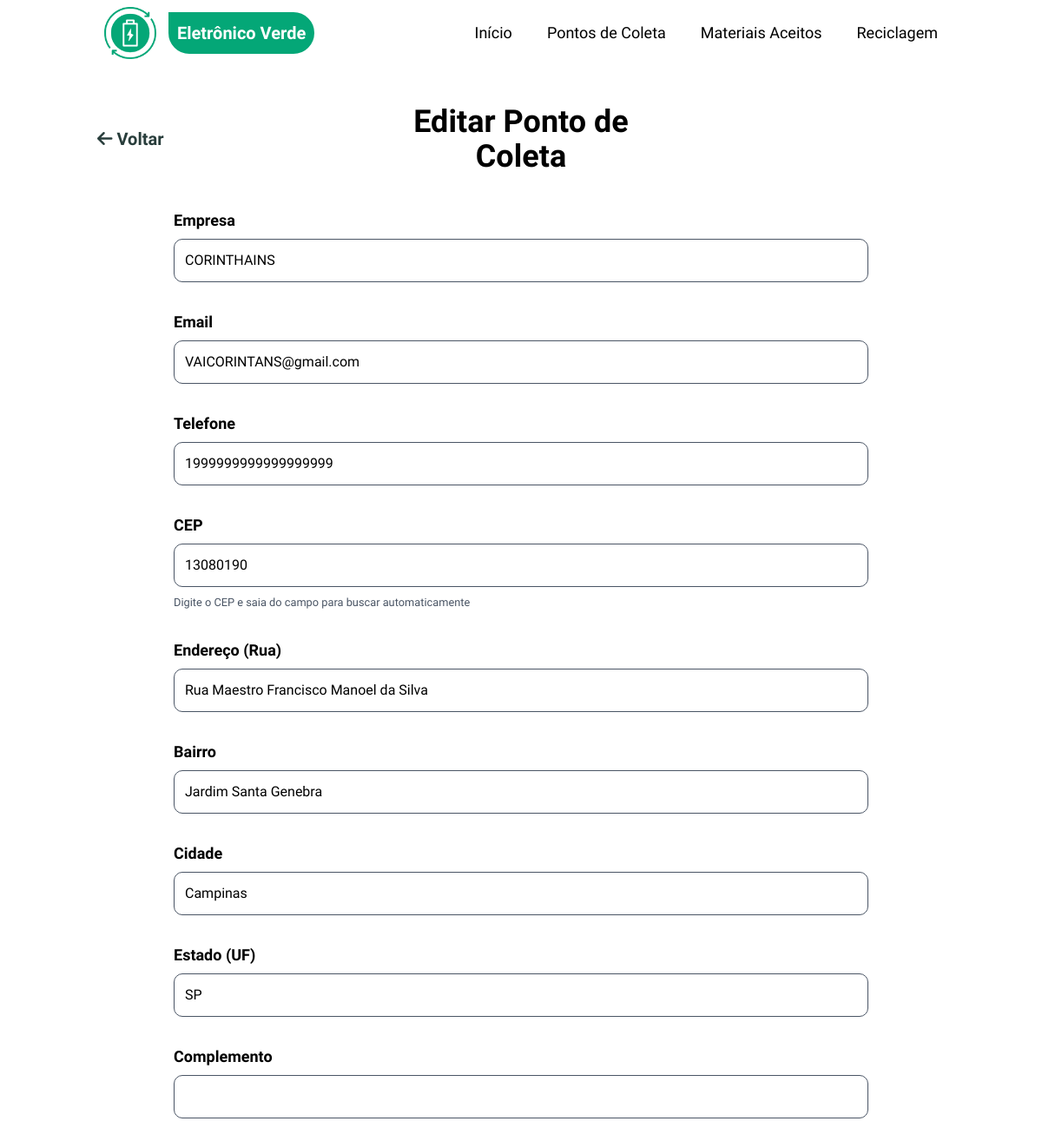
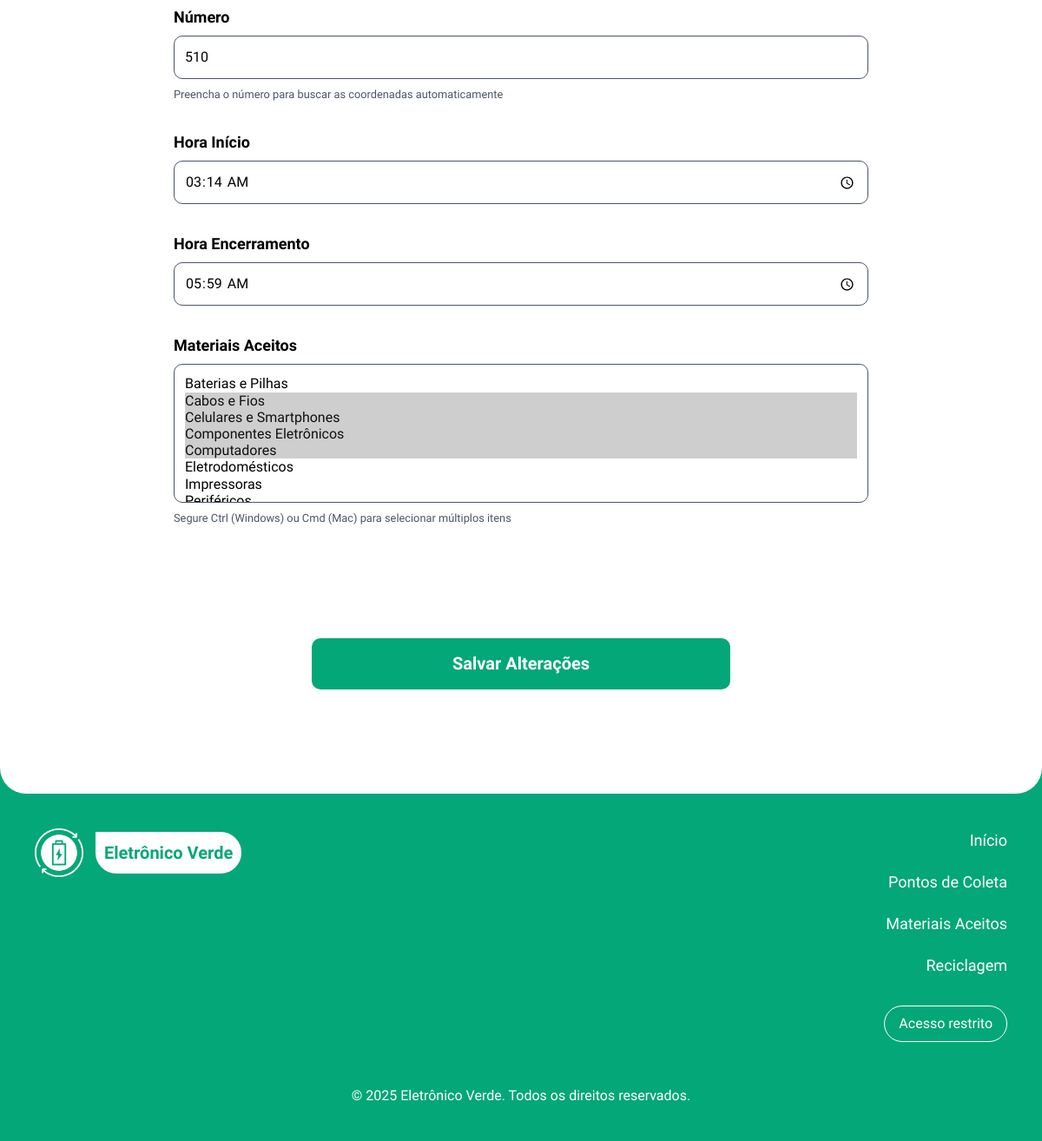
Screenshot of /editar-ponto?id=1 (signed in) with the database file from the repository (2 pictures, top to bottom).
### tables this page shows
CREATE TABLE pontos_coleta (
    id INTEGER PRIMARY KEY AUTOINCREMENT,
    empresa VARCHAR(200) NOT NULL,
    endereco VARCHAR(255) NOT NULL,
    numero VARCHAR(20) NOT NULL,
    complemento VARCHAR(100),
    cep VARCHAR(10) NOT NULL,
    hora_inicio TIME NOT NULL,
    hora_encerrar TIME NOT NULL,
    telefone VARCHAR(20) NOT NULL,
    email VARCHAR(150) NOT NULL,
    latitude DECIMAL(10, 8),
    longitude DECIMAL(11, 8),
    ativo BOOLEAN DEFAULT 1,
    created_at DATETIME DEFAULT CURRENT_TIMESTAMP,
    updated_at DATETIME DEFAULT CURRENT_TIMESTAMP,
    cidade VARCHAR(100),
    estado VARCHAR(2),
    bairro VARCHAR(100)
);

### src/Presentation/Controllers/PontoColetaController.php (called while the page is built, shortened)
<?php
class PontoColetaController
{
    private EditarPontoColetaUseCase $editarUseCase;
    private SQLiteMaterialRepository $materialRepository;
    public function __construct()
    {
        $pontoColetaRepository = new SQLitePontoColetaRepository();
        $this->materialRepository = new SQLiteMaterialRepository();
        $this->editarUseCase = new EditarPontoColetaUseCase(
            $pontoColetaRepository,
            $this->materialRepository
        );
    }
    public function editar(): void
    {
        $id = (int) $_GET['id'];
        $resultado = $this->editarUseCase->buscarPorId($id);
        $pontoColeta = $resultado['dados'];
        $materiais = $this->materialRepository->listarTodos();
        require_once __DIR__ . '/../Views/pontos-coleta/editar.php';
    }
}

### index.php (called while the page is built, shortened)
<?php
require_once __DIR__ . '/config/autoload.php';
try {
    require_once __DIR__ . '/config/routes.php';
} catch (Exception $e) {
    http_response_code(500);
    echo "Desculpe, ocorreu um erro. Por favor, tente novamente mais tarde.";
    if (ini_get('display_errors')) {
        echo "<br><br><strong>Erro técnico:</strong> " . htmlspecialchars($e->getMessage());
    }
    exit;
}

### config/autoload.php (called while the page is built, shortened)
<?php
spl_autoload_register(function ($class) {
    $class = str_replace('EletronicoVerde\\', '', $class);
    $class = str_replace('\\', DIRECTORY_SEPARATOR, $class);
    $baseDir = dirname(__DIR__) . DIRECTORY_SEPARATOR . 'src' . DIRECTORY_SEPARATOR;
    $file = $baseDir . $class . '.php';
});

### src/Infrastructure/Database/SQLiteConnection.php (called while the page is built, shortened)
<?php
class SQLiteConnection
{
    private static ?PDO $instance = null;
    private function __construct()
    {
        try {
            $dbDir = DATABASE_PATH;
            $dbPath = $dbDir . '/eletronicoverde.db';
            self::$instance = new PDO('sqlite:' . $dbPath);
            self::$instance->setAttribute(PDO::ATTR_ERRMODE, PDO::ERRMODE_EXCEPTION);
            self::$instance->exec('PRAGMA foreign_keys = ON');
        } catch (PDOException $e) {
            Logger::error('Erro na conexão SQLite: ' . $e->getMessage());
            die('Erro na conexão com banco de dados. Verifique os logs.');
        }
    }
    public static function getInstance(): PDO
    {
        return self::$instance;
    }
}

### src/Application/UseCases/PontoColeta/EditarPontoColetaUseCase.php (called while the page is built, shortened)
<?php
class EditarPontoColetaUseCase
{
    private PontoColetaRepositoryInterface $pontoColetaRepository;
    public function __construct(
        PontoColetaRepositoryInterface $pontoColetaRepository,
        MaterialRepositoryInterface $materialRepository
    ) {
        $this->pontoColetaRepository = $pontoColetaRepository;
    }
    public function buscarPorId(int $id): array
    {
        try {
            $pontoColeta = $this->pontoColetaRepository->buscarPorId($id);
            return [
                'sucesso' => true,
                'dados' => $pontoColeta->toArray()
            ];
        } catch (\Exception $e) {
            error_log("Erro ao buscar ponto de coleta: " . $e->getMessage());
            return [
                'sucesso' => false,
                'mensagem' => 'Erro ao buscar ponto de coleta.'
            ];
        }
    }
}
?>

### src/Infrastructure/Repositories/SQLitePontoColetaRepository.php (called while the page is built, shortened)
<?php
class SQLitePontoColetaRepository implements PontoColetaRepositoryInterface
{
    private PDO $db;
    public function __construct()
    {
        $this->db = SQLiteConnection::getInstance();
    }
    public function buscarPorId(int $id): ?PontoColeta
    {
        try {
            $sql = "SELECT * FROM pontos_coleta WHERE id = :id";
            $stmt = $this->db->prepare($sql);
            $stmt->execute([':id' => $id]);
            $dados = $stmt->fetch();
            $pontoColeta = $this->converterParaEntidade($dados);
            $materiais = $this->buscarMateriaisPorPontoColeta($id);
            foreach ($materiais as $material) {
                $pontoColeta->adicionarMaterial($material);
            }
            return $pontoColeta;
        } catch (\PDOException $e) {
            logger::error("Erro ao buscar ponto de coleta: " . $e->getMessage());
            return null;
        }
    }
    private function buscarMateriaisPorPontoColeta(int $pontoColetaId): array
    {
        $sql = "SELECT m.* FROM materiais m
                INNER JOIN ponto_coleta_materiais pcm ON m.id = pcm.material_id
                WHERE pcm.ponto_coleta_id = :ponto_coleta_id";
        $stmt = $this->db->prepare($sql);
        $stmt->execute([':ponto_coleta_id' => $pontoColetaId]);
        $resultados = $stmt->fetchAll();
        $materiais = [];
        foreach ($resultados as $dados) {
            $material = new Material(
                $dados['nome'],
                $dados['descricao'],
                $dados['icone'],
                $dados['id']
            );
            $material->setCreatedAt($dados['created_at']);
            $material->setUpdatedAt($dados['updated_at']);
            $materiais[] = $material;
        }
        return $materiais;
    }
    private function converterParaEntidade(array $dados): PontoColeta
    {
        $pontoColeta = new PontoColeta(
            $dados['empresa'],
            $dados['endereco'],
            $dados['numero'],
            $dados['cep'],
            $dados['hora_inicio'],
            $dados['hora_encerrar'],
            $dados['telefone'],
            $dados['email'],
            $dados['complemento'],
            $dados['latitude'],
            $dados['longitude'],
            $dados['cidade'] ?? null,
            $dados['estado'] ?? null,
            $dados['bairro'] ?? null,
            (bool) $dados['ativo'],
            $dados['id']
        );
        $pontoColeta->setCreatedAt($dados['created_at']);
        $pontoColeta->setUpdatedAt($dados['updated_at']);
        return $pontoColeta;
    }
}

### src/Domain/Entities/PontoColeta.php (called while the page is built, shortened)
<?php
class PontoColeta
{
    public function __construct(
        string $empresa,
        string $endereco,
        string $numero,
        string $cep,
        string $horaInicio,
        string $horaEncerrar,
        string $telefone,
        string $email,
        ?string $complemento = null,
        ?float $latitude = null,
        ?float $longitude = null,
        ?string $cidade = null,
        ?string $estado = null,
        ?string $bairro = null,
        bool $ativo = true,
        ?int $id = null
    ) {
        $this->empresa = $empresa;
        $this->endereco = $endereco;
        $this->numero = $numero;
        $this->cep = $this->sanitizeCep($cep);
        $this->horaInicio = $horaInicio;
        $this->horaEncerrar = $horaEncerrar;
        $this->telefone = $this->sanitizeTelefone($telefone);
        $this->email = $email;
        $this->complemento = $complemento;
        $this->latitude = $latitude;
        $this->longitude = $longitude;
        $this->cidade = $cidade;
        $this->estado = $estado;
        $this->bairro = $bairro;
        $this->ativo = $ativo;
        $this->id = $id;
    }
    public function temMaterial(int $materialId): bool
    {
        return false;
    }
    private function sanitizeCep(string $cep): string
    {
        return preg_replace('/[^0-9]/', '', $cep);
    }
    private function sanitizeTelefone(string $telefone): string
    {
        return preg_replace('/[^0-9]/', '', $telefone);
    }
}

### src/Domain/Entities/Material.php (called while the page is built, shortened)
<?php
class Material
{
    private ?int $id;
    private string $nome;
    public function __construct(
        string $nome,
        ?string $descricao = null,
        ?string $icone = null,
        ?int $id = null
    ) {
        $this->nome = $nome;
        $this->descricao = $descricao;
        $this->icone = $icone;
        $this->id = $id;
    }
    public function getId(): ?int { return $this->id; }
    public function getNome(): string { return $this->nome; }
}

### src/Infrastructure/Repositories/SQLiteMaterialRepository.php (called while the page is built, shortened)
<?php
class SQLiteMaterialRepository implements MaterialRepositoryInterface
{
    private PDO $db;
    public function __construct()
    {
        $this->db = SQLiteConnection::getInstance();
    }
    public function listarTodos(): array
    {
        try {
            $sql = "SELECT * FROM materiais ORDER BY nome ASC";
            $stmt = $this->db->query($sql);
            $resultados = $stmt->fetchAll();
            $materiais = [];
            foreach ($resultados as $dados) {
                $materiais[] = $this->converterParaEntidade($dados);
            }
            return $materiais;
        } catch (\PDOException $e) {
            logger::error("Erro ao listar materiais: " . $e->getMessage());
            return [];
        }
    }
    private function converterParaEntidade(array $dados): Material
    {
        $material = new Material(
            $dados['nome'],
            $dados['descricao'],
            $dados['icone'],
            $dados['id']
        );
        $material->setCreatedAt($dados['created_at']);
        $material->setUpdatedAt($dados['updated_at']);
        return $material;
    }
}

### src/Presentation/Views/pontos-coleta/editar.php (the view, shortened to what this page needs)
<?php
require_once __DIR__ . '/../layouts/header.php';
?>
<main class="relative z-2 bg-white rounded-b-[30px]">
    <div class="container mx-auto pt-30 pb-30 p-5">
        <div class="w-full flex items-center justify-between pb-10 flex-wrap">
            <div class="w-1/3">
                <a href="/eletronicoverde/consultar-pontos" class="relative transition-all duration-150 text-third font-bold p-1 text-xl hover:text-primary
                        before:absolute before:h-px before:w-0 hover:before:w-full before:bg-primary before:bottom-0 before:left-0 before:transition-all before:duration-150">
                    <i class="fa-solid fa-arrow-left"></i> Voltar
                </a>
            </div>
            <div class="w-1/3 text-center">
                <h1 class="text-4xl font-bold">Editar Ponto de Coleta</h1>
            </div>
        </div>
        <form method="post" action="/eletronicoverde/ponto-coleta/atualizar" id="form1" onsubmit="return validarFormulario()">
            <div>
                <label for="empresa">Empresa</label>
                <input type="text" id="empresa" name="txtempresa"
                       value="<?= htmlspecialchars($pontoColeta['empresa']) ?>"
                       required>
            </div>
            <div>
                <label for="email">Email</label>
                <input type="email" id="email" name="txtemail"
                       value="<?= htmlspecialchars($pontoColeta['email']) ?>"
                       required>
            </div>
            <div>
                <label for="telefone">Telefone</label>
                <input type="text" id="telefone" name="txttelefone"
                       value="<?= htmlspecialchars($pontoColeta['telefone']) ?>"
                       placeholder="(00) 00000-0000"
                       required>
            </div>
            <div>
                <label for="cep">CEP</label>
                <input type="text" id="cep" name="txtcep"
                       value="<?= htmlspecialchars($pontoColeta['cep']) ?>"
                       placeholder="00000-000"
                       required>
                <small class="text-gray-600">Digite o CEP e saia do campo para buscar automaticamente</small>
            </div>
            <div>
                <label for="endereco">Endereço (Rua)</label>
                <input type="text" id="endereco" name="txtendereco"
                       value="<?= htmlspecialchars($pontoColeta['endereco']) ?>"
                       required>
            </div>
            <div>
                <label for="bairro">Bairro</label>
                <input type="text" id="bairro" name="txtbairro"
                       value="<?= htmlspecialchars($pontoColeta['bairro'] ?? '') ?>"
                       required>
            </div>
            <div>
                <label for="cidade">Cidade</label>
                <input type="text" id="cidade" name="txtcidade"
                       value="<?= htmlspecialchars($pontoColeta['cidade'] ?? '') ?>"
                       required>
            </div>
            <div>
                <label for="estado">Estado (UF)</label>
                <input type="text" id="estado" name="txtestado"
                       value="<?= htmlspecialchars($pontoColeta['estado'] ?? '') ?>"
                       maxlength="2" placeholder="SP"
                       required>
            </div>
            <div>
                <label for="complemento">Complemento</label>
                <input type="text" id="complemento" name="txtcomplemento"
                       value="<?= htmlspecialchars($pontoColeta['complemento'] ?? '') ?>">
            </div>
            <div>
                <label for="numero">Número</label>
                <input type="text" id="numero" name="txtnumero"
                       value="<?= htmlspecialchars($pontoColeta['numero']) ?>"
                       required>
                <small class="text-gray-600">Preencha o número para buscar as coordenadas automaticamente</small>
            </div>
            <div>
                <label for="hora_inicio">Hora Início</label>
                <input type="time" id="hora_inicio" name="txthora_inicio"
                       value="<?= htmlspecialchars($pontoColeta['hora_inicio']) ?>"
                       required>
            </div>
            <div>
                <label for="hora_encerrar">Hora Encerramento</label>
                <input type="time" id="hora_encerrar" name="txthora_encerrar"
                       value="<?= htmlspecialchars($pontoColeta['hora_encerrar']) ?>"
                       required>
            </div>
            <div>
                <label for="materiais">Materiais Aceitos</label>
                <select multiple name="materiais_ids[]" id="materiais" class="h-40" required>
                    <?php
                    $materiaisSelecionados = array_column($pontoColeta['materiais'] ?? [], 'id');
                    foreach ($materiais as $material):
                    ?>
                        <option value="<?= $material->getId() ?>"
                                <?= in_array($material->getId(), $materiaisSelecionados) ? 'selected' : '' ?>>
                            <?= htmlspecialchars($material->getNome()) ?>
                        </option>
                    <?php endforeach; ?>
                </select>
                <small class="text-gray-600">Segure Ctrl (Windows) ou Cmd (Mac) para selecionar múltiplos itens</small>
            </div>
            <div id="geoStatus" class="hidden geo-status"></div>
            <input type="submit" class="btn_cad" value="Salvar Alterações">
        </form>
    </div>
</main>
<?php require_once __DIR__ . '/../layouts/footer.php'; ?>

### rows the page displays
pontos_coleta: txtempresa "CORINTHAINS", txtemail "VAICORINTANS@gmail.com", txttelefone "1999999999999999999", txtcep "13080190", txtendereco "Rua Maestro Francisco Manoel da Silva", txtbairro "Jardim Santa Genebra", txtcidade "Campinas", txtestado "SP", txtnumero "510", txthora_inicio "03:14", txthora_encerrar "05:59"

### other values shown
form field value "Baterias e Pilhas / Cabos e Fios ☑ / Celulares e Smartphones ☑ / Componentes Eletrônicos ☑ / Computadores ☑ / Eletrodomésticos / Impressoras"
